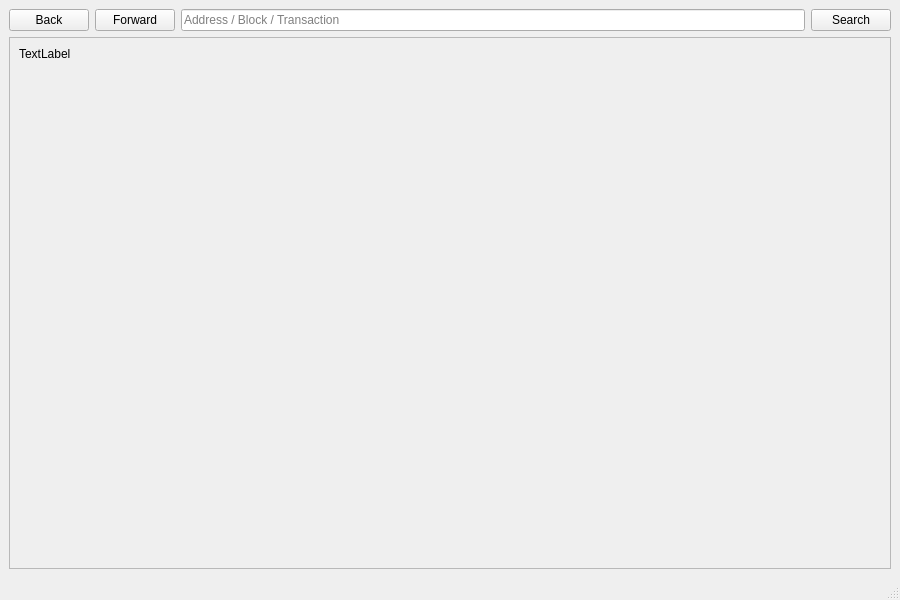
<?xml version="1.0" encoding="UTF-8"?>
<ui version="4.0">
 <class>BlockExplorer</class>
 <widget class="QMainWindow" name="BlockExplorer">
  <property name="geometry">
   <rect>
    <x>0</x>
    <y>0</y>
    <width>900</width>
    <height>600</height>
   </rect>
  </property>
  <property name="windowTitle">
   <string>Blockchain Explorer</string>
  </property>
  <property name="styleSheet">
   <string notr="true"/>
  </property>
  <widget class="QWidget" name="centralwidget">
   <property name="styleSheet">
    <string notr="true"/>
   </property>
   <layout class="QVBoxLayout" name="verticalLayout">
    <item>
     <layout class="QHBoxLayout" name="horizontalLayout">
      <property name="sizeConstraint">
       <enum>QLayout::SetMinimumSize</enum>
      </property>
      <item>
       <widget class="QPushButton" name="back">
        <property name="text">
         <string>Back</string>
        </property>
        <property name="icon">
         <iconset>
          <normaloff>:/icons/back</normaloff>:/icons/back</iconset>
        </property>
        <property name="flat">
         <bool>false</bool>
        </property>
       </widget>
      </item>
      <item>
       <widget class="QPushButton" name="forward">
        <property name="text">
         <string>Forward</string>
        </property>
        <property name="icon">
         <iconset>
          <normaloff>:/icons/forward</normaloff>:/icons/forward</iconset>
        </property>
       </widget>
      </item>
      <item>
       <widget class="QLineEdit" name="searchBox">
        <property name="sizePolicy">
         <sizepolicy hsizetype="Expanding" vsizetype="Fixed">
          <horstretch>5</horstretch>
          <verstretch>0</verstretch>
         </sizepolicy>
        </property>
        <property name="minimumSize">
         <size>
          <width>0</width>
          <height>0</height>
         </size>
        </property>
        <property name="inputMask">
         <string/>
        </property>
        <property name="text">
         <string/>
        </property>
        <property name="placeholderText">
         <string>Address / Block / Transaction</string>
        </property>
       </widget>
      </item>
      <item>
       <widget class="QPushButton" name="pushSearch">
        <property name="sizePolicy">
         <sizepolicy hsizetype="Minimum" vsizetype="Fixed">
          <horstretch>0</horstretch>
          <verstretch>0</verstretch>
         </sizepolicy>
        </property>
        <property name="minimumSize">
         <size>
          <width>0</width>
          <height>0</height>
         </size>
        </property>
        <property name="maximumSize">
         <size>
          <width>16777215</width>
          <height>16777215</height>
         </size>
        </property>
        <property name="text">
         <string>Search</string>
        </property>
        <property name="autoDefault">
         <bool>false</bool>
        </property>
        <property name="default">
         <bool>false</bool>
        </property>
        <property name="flat">
         <bool>false</bool>
        </property>
       </widget>
      </item>
     </layout>
    </item>
    <item>
     <widget class="QScrollArea" name="scrollArea">
      <property name="widgetResizable">
       <bool>true</bool>
      </property>
      <widget class="QWidget" name="scrollAreaWidgetContents">
       <property name="geometry">
        <rect>
         <x>0</x>
         <y>0</y>
         <width>880</width>
         <height>507</height>
        </rect>
       </property>
       <layout class="QHBoxLayout" name="horizontalLayout_2">
        <item>
         <widget class="QLabel" name="content">
          <property name="sizePolicy">
           <sizepolicy hsizetype="Preferred" vsizetype="Expanding">
            <horstretch>0</horstretch>
            <verstretch>0</verstretch>
           </sizepolicy>
          </property>
          <property name="text">
           <string>TextLabel</string>
          </property>
          <property name="textFormat">
           <enum>Qt::RichText</enum>
          </property>
          <property name="alignment">
           <set>Qt::AlignLeading|Qt::AlignLeft|Qt::AlignTop</set>
          </property>
          <property name="textInteractionFlags">
           <set>Qt::LinksAccessibleByMouse|Qt::TextSelectableByMouse</set>
          </property>
         </widget>
        </item>
       </layout>
      </widget>
     </widget>
    </item>
   </layout>
  </widget>
  <widget class="QMenuBar" name="menubar">
   <property name="geometry">
    <rect>
     <x>0</x>
     <y>0</y>
     <width>900</width>
     <height>21</height>
    </rect>
   </property>
  </widget>
  <widget class="QStatusBar" name="statusbar"/>
 </widget>
 <resources>
  <include location="../bandera.qrc"/>
 </resources>
 <connections/>
</ui>
